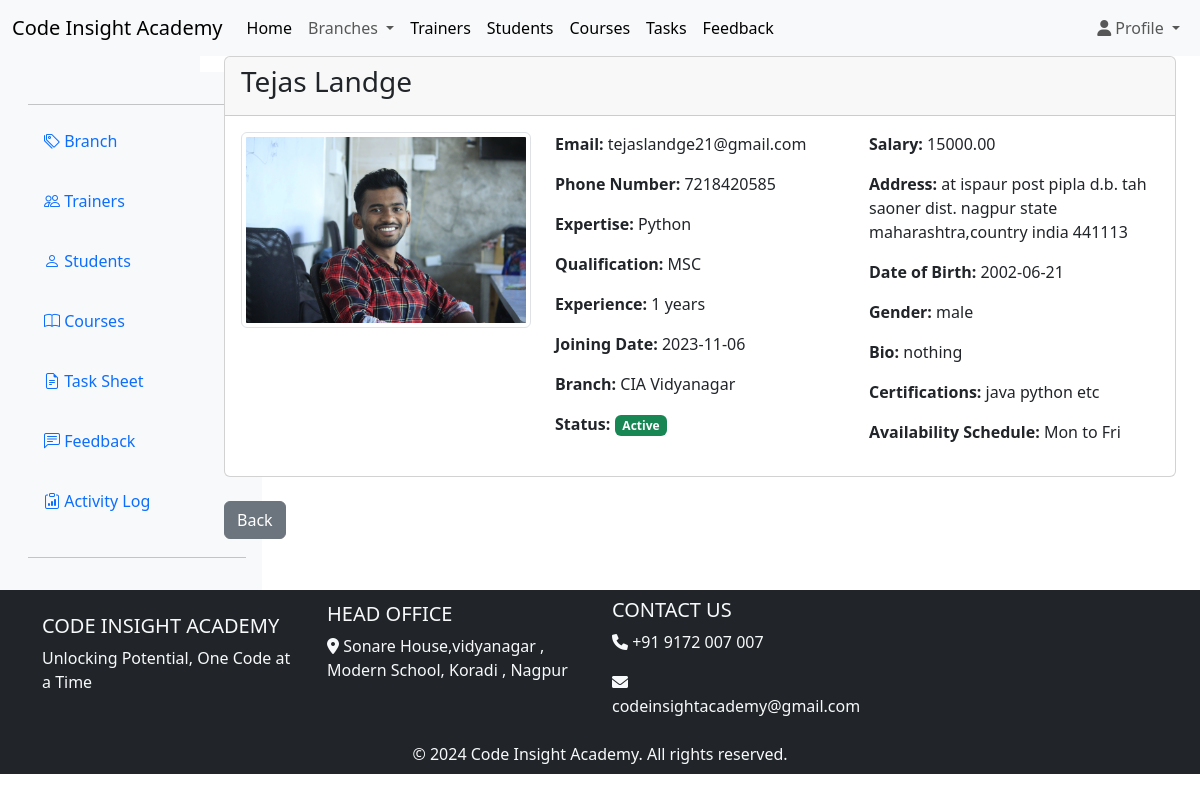
/superadmin/trainer_details.php?trainer_id=13 (signed in), run on the app's committed database.
### tables this page shows
CREATE TABLE `trainers` (
  `trainer_id` int(11) NOT NULL,
  `first_name` varchar(100) DEFAULT NULL,
  `last_name` varchar(100) DEFAULT NULL,
  `email` varchar(255) DEFAULT NULL,
  `phone_number` varchar(20) DEFAULT NULL,
  `expertise` varchar(255) DEFAULT NULL,
  `qualification` varchar(255) DEFAULT NULL,
  `experience_years` int(11) DEFAULT NULL,
  `joining_date` date DEFAULT NULL,
  `trainer_branch` varchar(255) NOT NULL,
  `status` enum('active','inactive') DEFAULT NULL,
  `salary` decimal(10,2) DEFAULT NULL,
  `photo` varchar(255) DEFAULT NULL,
  `address` varchar(255) DEFAULT NULL,
  `date_of_birth` date DEFAULT NULL,
  `gender` enum('male','female','other') DEFAULT NULL,
  `trainer_bio` text DEFAULT NULL,
  `certifications` varchar(255) DEFAULT NULL,
  `availability_schedule` varchar(255) DEFAULT NULL
);

### superadmin/trainer_details.php (the view, shortened to what this page needs)
<?php
include '../includes/db.php';
if (isset($_GET['trainer_id'])) {
    $trainer_id = $_GET['trainer_id'];
    $sql = "SELECT * FROM trainers WHERE trainer_id = ?";
    $stmt = $conn->prepare($sql);
    $stmt->bind_param("i", $trainer_id);
    $stmt->execute();
    $result = $stmt->get_result();
    if ($result->num_rows > 0) {
        $trainer = $result->fetch_assoc();
    } else {
        echo "Trainer not found.";
        exit;
    }
} else {
    echo "No trainer selected.";
    exit;
}
?>
<!DOCTYPE html>
<html lang="en">
<head>
    <link rel="stylesheet" href="https://maxcdn.bootstrapcdn.com/bootstrap/4.5.2/css/bootstrap.min.css">
</head>
<body>
    <div class="sticky-top">
        <?php include '../includes/header.php'; ?>
    </div>
    <div class="container-fluid">
        <div class="row">
            <nav class="col-md-3 col-lg-2 bg-light sidebar pt-3">
                <?php include '../includes/sidebar.php'; ?>
            </nav>
            <main class="col-md-9 ml-sm-auto col-lg-10 px-md-4">
                <div class="card mb-4">
                    <div class="card-header">
                        <h3><?php echo $trainer['first_name'] . ' ' . $trainer['last_name']; ?></h3>
                    </div>
                    <div class="card-body">
                        <div class="row">
                            <div class="col-md-4">
                                <img src="../trainer_profile/<?php echo $trainer['photo']; ?>" alt="Profile Photo"
                                    class="img-fluid img-thumbnail">
                            </div>
                            <div class="col-md-4">
                                <p><strong>Email:</strong> <?php echo $trainer['email']; ?></p>
                                <p><strong>Phone Number:</strong> <?php echo $trainer['phone_number']; ?></p>
                                <p><strong>Expertise:</strong> <?php echo $trainer['expertise']; ?></p>
                                <p><strong>Qualification:</strong> <?php echo $trainer['qualification']; ?></p>
                                <p><strong>Experience:</strong> <?php echo $trainer['experience_years']; ?> years</p>
                                <p><strong>Joining Date:</strong> <?php echo $trainer['joining_date']; ?></p>
                                <p><strong>Branch:</strong> <?php echo $trainer['trainer_branch']; ?></p>
                                <p><strong>Status:</strong> <?php if ($trainer['status'] == 'active') {
                                    echo '<span class="badge bg-success">Active</span>';
                                } else {
                                    echo '<span class="badge bg-danger">Inactive</span>';
                                } ?></p>
                            </div>
                            <div class="col-md-4">
                                <p><strong>Salary:</strong> <?php echo $trainer['salary']; ?></p>
                                <p><strong>Address:</strong> <?php echo $trainer['address']; ?></p>
                                <p><strong>Date of Birth:</strong> <?php echo $trainer['date_of_birth']; ?></p>
                                <p><strong>Gender:</strong> <?php echo $trainer['gender']; ?></p>
                                <p><strong>Bio:</strong> <?php echo $trainer['trainer_bio']; ?></p>
                                <p><strong>Certifications:</strong> <?php echo $trainer['certifications']; ?></p>
                                <p><strong>Availability Schedule:</strong>
                                    <?php echo $trainer['availability_schedule']; ?></p>
                            </div>
                        </div>
                    </div>
                </div>
                <a href="../superadmin/trainers.php" class="btn btn-secondary">Back</a>
            </main>
        </div>
    </div>
</body>
</html>
<?php include '../includes/footer.php'; ?>

### data on the page
trainers: first_name "Tejas", last_name "Landge", photo (picture), email "tejaslandge21@gmail.com", phone_number "7218420585", expertise "Python", qualification "MSC", experience_years "1", joining_date "2023-11-06", trainer_branch "CIA Vidyanagar", salary "15000.00", address "at ispaur post pipla d.b. tah saoner dist. nagpur state maharashtra,country india 441113", date_of_birth "2002-06-21", gender "male", trainer_bio "nothing", certifications "java python etc", availability_schedule "Mon to Fri"
